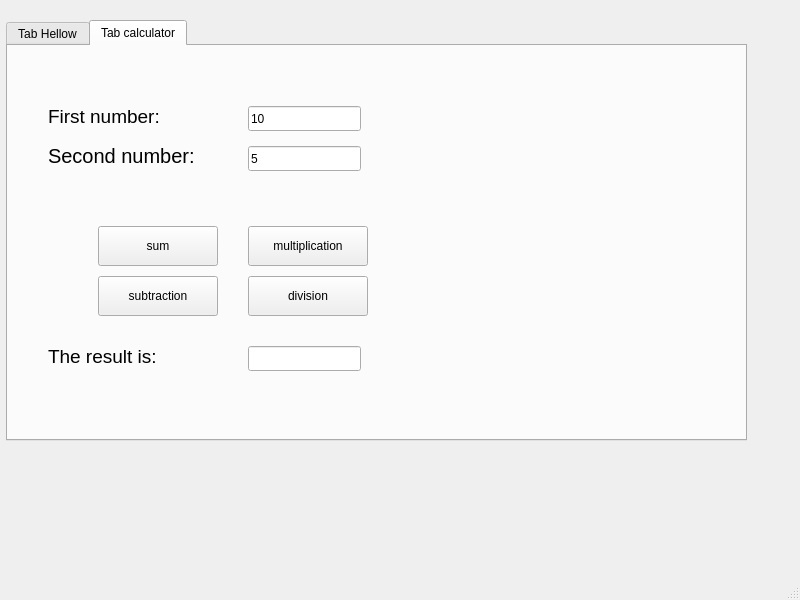
<?xml version="1.0" encoding="UTF-8"?>
<ui version="4.0">
 <class>MainWindow</class>
 <widget class="QMainWindow" name="MainWindow">
  <property name="geometry">
   <rect>
    <x>0</x>
    <y>0</y>
    <width>800</width>
    <height>600</height>
   </rect>
  </property>
  <property name="windowTitle">
   <string>MainWindow</string>
  </property>
  <widget class="QWidget" name="centralwidget">
   <widget class="QTabWidget" name="tabWidget">
    <property name="geometry">
     <rect>
      <x>6</x>
      <y>20</y>
      <width>741</width>
      <height>421</height>
     </rect>
    </property>
    <property name="sizePolicy">
     <sizepolicy hsizetype="Expanding" vsizetype="Expanding">
      <horstretch>0</horstretch>
      <verstretch>0</verstretch>
     </sizepolicy>
    </property>
    <property name="autoFillBackground">
     <bool>false</bool>
    </property>
    <property name="currentIndex">
     <number>1</number>
    </property>
    <widget class="QWidget" name="tabHellow">
     <attribute name="title">
      <string>Tab Hellow</string>
     </attribute>
     <widget class="QPushButton" name="pushButtonHellow">
      <property name="geometry">
       <rect>
        <x>40</x>
        <y>60</y>
        <width>89</width>
        <height>25</height>
       </rect>
      </property>
      <property name="sizePolicy">
       <sizepolicy hsizetype="Expanding" vsizetype="Expanding">
        <horstretch>0</horstretch>
        <verstretch>0</verstretch>
       </sizepolicy>
      </property>
      <property name="text">
       <string>HelloText</string>
      </property>
     </widget>
     <widget class="QLabel" name="labelHellow">
      <property name="geometry">
       <rect>
        <x>40</x>
        <y>26</y>
        <width>231</width>
        <height>21</height>
       </rect>
      </property>
      <property name="font">
       <font>
        <pointsize>14</pointsize>
       </font>
      </property>
      <property name="text">
       <string>TextLabelForHellow</string>
      </property>
     </widget>
    </widget>
    <widget class="QWidget" name="tabCalculator">
     <attribute name="title">
      <string>Tab calculator</string>
     </attribute>
     <widget class="QLineEdit" name="lineEditNum1">
      <property name="geometry">
       <rect>
        <x>240</x>
        <y>60</y>
        <width>113</width>
        <height>25</height>
       </rect>
      </property>
      <property name="text">
       <string>10</string>
      </property>
     </widget>
     <widget class="QLineEdit" name="lineEditNum2">
      <property name="geometry">
       <rect>
        <x>240</x>
        <y>100</y>
        <width>113</width>
        <height>25</height>
       </rect>
      </property>
      <property name="text">
       <string>5</string>
      </property>
     </widget>
     <widget class="QLabel" name="labelNum1">
      <property name="geometry">
       <rect>
        <x>40</x>
        <y>60</y>
        <width>150</width>
        <height>20</height>
       </rect>
      </property>
      <property name="font">
       <font>
        <pointsize>14</pointsize>
       </font>
      </property>
      <property name="text">
       <string>First number:</string>
      </property>
     </widget>
     <widget class="QLabel" name="labelNum2">
      <property name="geometry">
       <rect>
        <x>40</x>
        <y>100</y>
        <width>150</width>
        <height>20</height>
       </rect>
      </property>
      <property name="font">
       <font>
        <pointsize>15</pointsize>
       </font>
      </property>
      <property name="text">
       <string>Second number:</string>
      </property>
     </widget>
     <widget class="QPushButton" name="pushButtonSum">
      <property name="geometry">
       <rect>
        <x>90</x>
        <y>180</y>
        <width>120</width>
        <height>40</height>
       </rect>
      </property>
      <property name="text">
       <string>sum</string>
      </property>
     </widget>
     <widget class="QPushButton" name="pushButtonSubtraction">
      <property name="geometry">
       <rect>
        <x>90</x>
        <y>230</y>
        <width>120</width>
        <height>40</height>
       </rect>
      </property>
      <property name="text">
       <string>subtraction</string>
      </property>
     </widget>
     <widget class="QPushButton" name="pushButtonMultiplication">
      <property name="geometry">
       <rect>
        <x>240</x>
        <y>180</y>
        <width>120</width>
        <height>40</height>
       </rect>
      </property>
      <property name="text">
       <string>multiplication</string>
      </property>
     </widget>
     <widget class="QPushButton" name="pushButtonDivision">
      <property name="geometry">
       <rect>
        <x>240</x>
        <y>230</y>
        <width>120</width>
        <height>40</height>
       </rect>
      </property>
      <property name="text">
       <string>division</string>
      </property>
     </widget>
     <widget class="QLabel" name="label">
      <property name="geometry">
       <rect>
        <x>40</x>
        <y>300</y>
        <width>150</width>
        <height>20</height>
       </rect>
      </property>
      <property name="font">
       <font>
        <pointsize>14</pointsize>
       </font>
      </property>
      <property name="text">
       <string>The result is:</string>
      </property>
     </widget>
     <widget class="QLineEdit" name="lineEditResults">
      <property name="geometry">
       <rect>
        <x>240</x>
        <y>300</y>
        <width>113</width>
        <height>25</height>
       </rect>
      </property>
      <property name="readOnly">
       <bool>true</bool>
      </property>
     </widget>
    </widget>
   </widget>
  </widget>
  <widget class="QMenuBar" name="menubar">
   <property name="geometry">
    <rect>
     <x>0</x>
     <y>0</y>
     <width>800</width>
     <height>22</height>
    </rect>
   </property>
  </widget>
  <widget class="QStatusBar" name="statusbar"/>
 </widget>
 <resources/>
 <connections/>
</ui>
